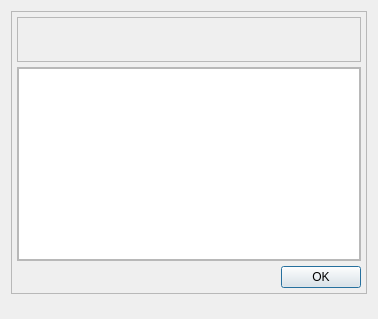
<?xml version="1.0" encoding="UTF-8"?>
<ui version="4.0">
 <class>Dialog</class>
 <widget class="QDialog" name="Dialog">
  <property name="geometry">
   <rect>
    <x>0</x>
    <y>0</y>
    <width>378</width>
    <height>319</height>
   </rect>
  </property>
  <property name="sizePolicy">
   <sizepolicy hsizetype="Preferred" vsizetype="Expanding">
    <horstretch>0</horstretch>
    <verstretch>0</verstretch>
   </sizepolicy>
  </property>
  <property name="windowTitle">
   <string>Dialog</string>
  </property>
  <property name="styleSheet">
   <string notr="true"/>
  </property>
  <layout class="QVBoxLayout" name="verticalLayout_3">
   <item alignment="Qt::AlignTop">
    <widget class="QFrame" name="mainResultDialogFrame">
     <property name="sizePolicy">
      <sizepolicy hsizetype="Preferred" vsizetype="Expanding">
       <horstretch>0</horstretch>
       <verstretch>0</verstretch>
      </sizepolicy>
     </property>
     <property name="frameShape">
      <enum>QFrame::StyledPanel</enum>
     </property>
     <property name="frameShadow">
      <enum>QFrame::Raised</enum>
     </property>
     <layout class="QVBoxLayout" name="verticalLayout_2">
      <property name="spacing">
       <number>5</number>
      </property>
      <property name="leftMargin">
       <number>5</number>
      </property>
      <property name="topMargin">
       <number>5</number>
      </property>
      <property name="rightMargin">
       <number>5</number>
      </property>
      <property name="bottomMargin">
       <number>5</number>
      </property>
      <item alignment="Qt::AlignTop">
       <widget class="QFrame" name="minInfoPanel">
        <property name="sizePolicy">
         <sizepolicy hsizetype="Preferred" vsizetype="Fixed">
          <horstretch>0</horstretch>
          <verstretch>0</verstretch>
         </sizepolicy>
        </property>
        <property name="minimumSize">
         <size>
          <width>0</width>
          <height>45</height>
         </size>
        </property>
        <property name="maximumSize">
         <size>
          <width>16777215</width>
          <height>45</height>
         </size>
        </property>
        <property name="frameShape">
         <enum>QFrame::StyledPanel</enum>
        </property>
        <property name="frameShadow">
         <enum>QFrame::Raised</enum>
        </property>
        <layout class="QHBoxLayout" name="horizontalLayout">
         <property name="spacing">
          <number>5</number>
         </property>
         <property name="leftMargin">
          <number>5</number>
         </property>
         <property name="topMargin">
          <number>5</number>
         </property>
         <property name="rightMargin">
          <number>5</number>
         </property>
         <property name="bottomMargin">
          <number>5</number>
         </property>
         <item>
          <widget class="QLabel" name="mistakeCounter">
           <property name="sizePolicy">
            <sizepolicy hsizetype="Expanding" vsizetype="Preferred">
             <horstretch>0</horstretch>
             <verstretch>0</verstretch>
            </sizepolicy>
           </property>
           <property name="text">
            <string/>
           </property>
          </widget>
         </item>
        </layout>
       </widget>
      </item>
      <item alignment="Qt::AlignTop">
       <widget class="QFrame" name="moreInfoPanel">
        <property name="sizePolicy">
         <sizepolicy hsizetype="Expanding" vsizetype="Expanding">
          <horstretch>0</horstretch>
          <verstretch>0</verstretch>
         </sizepolicy>
        </property>
        <property name="minimumSize">
         <size>
          <width>0</width>
          <height>0</height>
         </size>
        </property>
        <property name="maximumSize">
         <size>
          <width>16777215</width>
          <height>300</height>
         </size>
        </property>
        <property name="frameShape">
         <enum>QFrame::StyledPanel</enum>
        </property>
        <property name="frameShadow">
         <enum>QFrame::Raised</enum>
        </property>
        <layout class="QHBoxLayout" name="horizontalLayout_2">
         <property name="spacing">
          <number>5</number>
         </property>
         <property name="leftMargin">
          <number>0</number>
         </property>
         <property name="topMargin">
          <number>0</number>
         </property>
         <property name="rightMargin">
          <number>0</number>
         </property>
         <property name="bottomMargin">
          <number>0</number>
         </property>
         <item>
          <widget class="QTableWidget" name="mistakesTable">
           <property name="sizePolicy">
            <sizepolicy hsizetype="Expanding" vsizetype="Expanding">
             <horstretch>0</horstretch>
             <verstretch>0</verstretch>
            </sizepolicy>
           </property>
           <property name="editTriggers">
            <set>QAbstractItemView::NoEditTriggers</set>
           </property>
           <property name="showGrid">
            <bool>false</bool>
           </property>
           <property name="cornerButtonEnabled">
            <bool>false</bool>
           </property>
          </widget>
         </item>
        </layout>
       </widget>
      </item>
      <item>
       <widget class="QDialogButtonBox" name="buttonBox">
        <property name="orientation">
         <enum>Qt::Horizontal</enum>
        </property>
        <property name="standardButtons">
         <set>QDialogButtonBox::Ok</set>
        </property>
        <property name="centerButtons">
         <bool>false</bool>
        </property>
       </widget>
      </item>
     </layout>
    </widget>
   </item>
  </layout>
 </widget>
 <resources/>
 <connections>
  <connection>
   <sender>buttonBox</sender>
   <signal>accepted()</signal>
   <receiver>Dialog</receiver>
   <slot>accept()</slot>
   <hints>
    <hint type="sourcelabel">
     <x>248</x>
     <y>254</y>
    </hint>
    <hint type="destinationlabel">
     <x>157</x>
     <y>274</y>
    </hint>
   </hints>
  </connection>
  <connection>
   <sender>buttonBox</sender>
   <signal>rejected()</signal>
   <receiver>Dialog</receiver>
   <slot>reject()</slot>
   <hints>
    <hint type="sourcelabel">
     <x>316</x>
     <y>260</y>
    </hint>
    <hint type="destinationlabel">
     <x>286</x>
     <y>274</y>
    </hint>
   </hints>
  </connection>
 </connections>
</ui>
